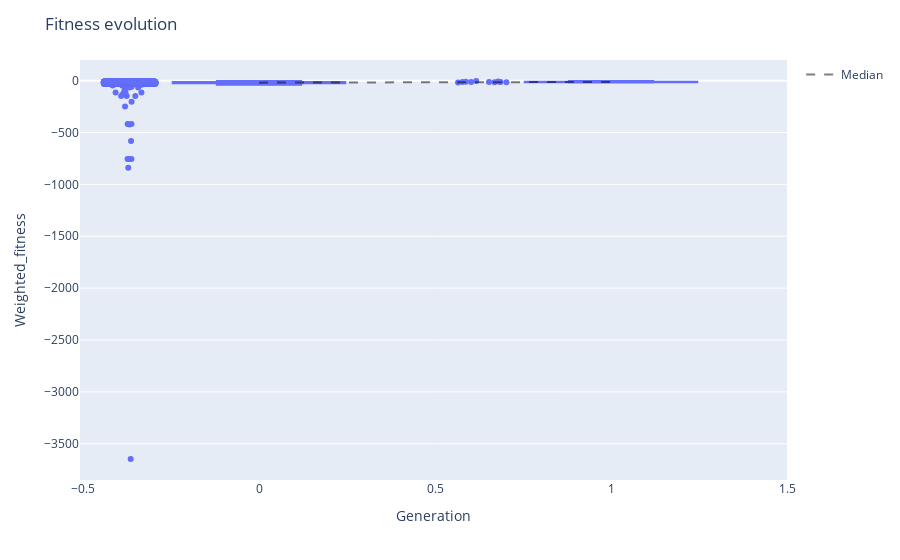

Notebook source saved alongside this figure:
### Code cell
viewer.fitness_evolution(points="all")

### Figure 1 — Plotly figure (JSON) as saved in the notebook; plotly's stock layout.template omitted (floating-point values rounded to 4 significant figures; data arrays with more than 128 entries replaced by an {"elided": "..."} marker saying what was removed)
{"data": [{"alignmentgroup": "True", "boxpoints": "all", "hovertemplate": "Generation=%{x}<br>Weighted_fitness=%{y}<extra></extra>", "legendgroup": "", "marker": {"color": "#636efa"}, "name": "", "notched": false, "offsetgroup": "", "orientation": "v", "showlegend": false, "type": "box", "x": {"elided": "1802 int values"}, "x0": " ", "xaxis": "x", "y": {"elided": "1802 float values"}, "y0": " ", "yaxis": "y"}, {"line": {"color": "rgba(0,0,0,0.5)", "dash": "dash", "width": 2}, "mode": "lines", "name": "Median", "type": "scatter", "x": [0, 1], "y": [-19.17, -12.72]}], "layout": {"boxmode": "group", "legend": {"tracegroupgap": 0}, "margin": {"t": 60}, "title": {"text": "Fitness evolution"}, "xaxis": {"anchor": "y", "domain": [0, 1], "title": {"text": "Generation"}}, "yaxis": {"anchor": "x", "domain": [0, 1], "title": {"text": "Weighted_fitness"}}}}
